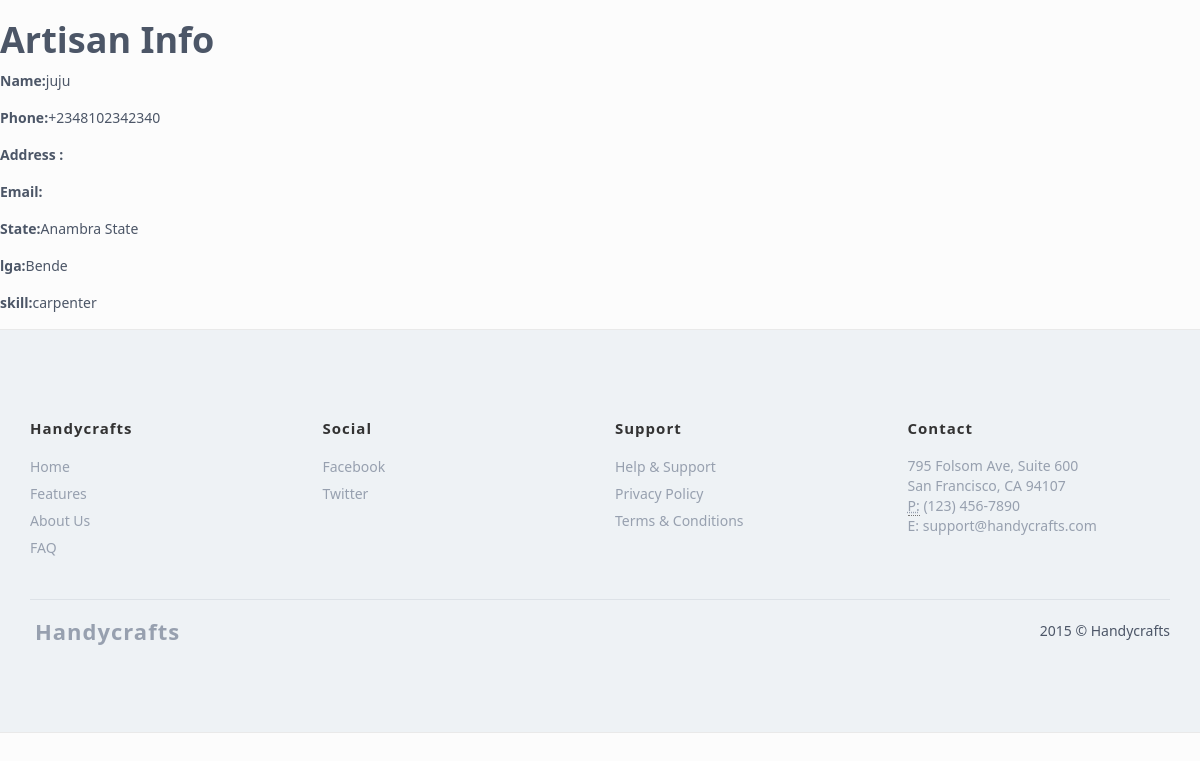
/account/artisan/4/, run on the app's committed database.
### registration/models.py (models this page shows, shortened)
class Artisan(models.Model):
    name = models.CharField(max_length=50)
    phone = models.CharField(max_length=15)
    address = models.CharField(max_length=100)
    emailAddress = models.CharField(max_length=30)
    state = models.ForeignKey(State)
    lga = models.ForeignKey(LocalGovernment)
    rating = models.PositiveSmallIntegerField(default=0)
    number_of_ratings = models.PositiveSmallIntegerField(default=0)
    skill = models.CharField(max_length=50)
    created_on = models.DateTimeField(auto_now=True)
    updated_on = models.DateTimeField(auto_now=True)

class State(models.Model):
    name = models.CharField(max_length=30)
    def __str__(self):
        return self.name

class LocalGovernment(models.Model):
    state_id = models.IntegerField()
    name = models.CharField(max_length=30)
    def __str__(self):
        return self.name

### registration/views.py (the view)
# urls.py: url(r'^artisan/(?P<pk>\d+)/$', views.ArtisanView.as_view(), name='artisanDetail'),
class ArtisanView(DetailView):
    model = Artisan
    template_name = 'registration/details/artisan_detail.html'
    context_object_name = 'artisanDetail'

### registration/templates/registration/details/artisan_detail.html (shortened to what this page needs)
{% extends 'base.html' %}
{% block content%}
<h1>Artisan Info</h1>
<p><label>Name: </label>{{artisanDetail.name}}</p>
<p><label>Phone: </label>{{artisanDetail.phone}}</p>
<p><label>Address :</label>{{artisanDetail.address}}</p>
<p><label>Email: </label>{{artisanDetail.emailAddress}}</p>
<p><label>State: </label>{{artisanDetail.state}}</p>
<p><label>lga: </label>{{artisanDetail.lga}}</p>
<p><label>skill: </label>{{artisanDetail.skill}}</p>
{% endblock %}

### registration/static/css/style.css (style rules this page uses)
body { font-family: 'WeblySleek UI', 'Segoe UI', 'Helvetica Neue', Arial, sans-serif; font-weight: 400; color: #4c5667; background: #fcfcfc; font-size: 14px; line-height: 22px; overflow-x:hidden; }
h1,.h1 { font-weight: 700; }

### data on the page
Artisan: name "juju", phone "+2348102342340", state "Anambra State", lga "Bende", skill "carpenter"
